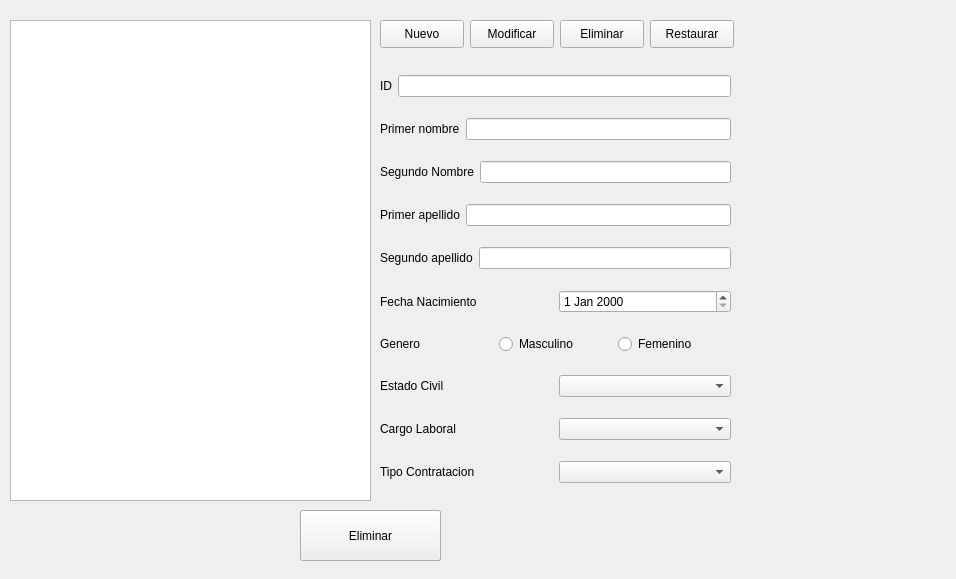
<?xml version="1.0" encoding="UTF-8"?>
<ui version="4.0">
 <class>MainWindow</class>
 <widget class="QMainWindow" name="MainWindow">
  <property name="geometry">
   <rect>
    <x>0</x>
    <y>0</y>
    <width>956</width>
    <height>579</height>
   </rect>
  </property>
  <property name="windowTitle">
   <string>Menu Empleados</string>
  </property>
  <widget class="QWidget" name="centralwidget">
   <widget class="QLabel" name="label">
    <property name="geometry">
     <rect>
      <x>-10</x>
      <y>-20</y>
      <width>971</width>
      <height>601</height>
     </rect>
    </property>
    <property name="styleSheet">
     <string notr="true">background-image: url(:/imagenes/fondoaplicacion.jpg);</string>
    </property>
    <property name="text">
     <string/>
    </property>
   </widget>
   <widget class="QPushButton" name="btnnuevo">
    <property name="geometry">
     <rect>
      <x>380</x>
      <y>20</y>
      <width>84</width>
      <height>28</height>
     </rect>
    </property>
    <property name="text">
     <string>Nuevo</string>
    </property>
   </widget>
   <widget class="QPushButton" name="btnmodificar">
    <property name="geometry">
     <rect>
      <x>470</x>
      <y>20</y>
      <width>84</width>
      <height>28</height>
     </rect>
    </property>
    <property name="text">
     <string>Modificar</string>
    </property>
   </widget>
   <widget class="QPushButton" name="btneliminar">
    <property name="geometry">
     <rect>
      <x>560</x>
      <y>20</y>
      <width>84</width>
      <height>28</height>
     </rect>
    </property>
    <property name="text">
     <string>Eliminar</string>
    </property>
   </widget>
   <widget class="QPushButton" name="btnrestaurar">
    <property name="geometry">
     <rect>
      <x>650</x>
      <y>20</y>
      <width>84</width>
      <height>28</height>
     </rect>
    </property>
    <property name="text">
     <string>Restaurar</string>
    </property>
   </widget>
   <widget class="QWidget" name="verticalLayoutWidget">
    <property name="geometry">
     <rect>
      <x>380</x>
      <y>60</y>
      <width>351</width>
      <height>441</height>
     </rect>
    </property>
    <layout class="QVBoxLayout" name="verticalLayout">
     <item>
      <layout class="QHBoxLayout" name="horizontalLayout_4">
       <item>
        <layout class="QHBoxLayout" name="horizontalLayout_9">
         <item>
          <widget class="QLabel" name="label_6">
           <property name="text">
            <string>ID</string>
           </property>
          </widget>
         </item>
         <item>
          <widget class="QLineEdit" name="txtid">
           <property name="maxLength">
            <number>13</number>
           </property>
          </widget>
         </item>
        </layout>
       </item>
      </layout>
     </item>
     <item>
      <layout class="QHBoxLayout" name="horizontalLayout_6">
       <item>
        <widget class="QLabel" name="label_3">
         <property name="text">
          <string>Primer nombre</string>
         </property>
        </widget>
       </item>
       <item>
        <widget class="QLineEdit" name="txtpnombre">
         <property name="maxLength">
          <number>45</number>
         </property>
        </widget>
       </item>
      </layout>
     </item>
     <item>
      <layout class="QHBoxLayout" name="horizontalLayout_8">
       <item>
        <widget class="QLabel" name="label_5">
         <property name="text">
          <string>Segundo Nombre</string>
         </property>
        </widget>
       </item>
       <item>
        <widget class="QLineEdit" name="txtsnombre">
         <property name="maxLength">
          <number>45</number>
         </property>
        </widget>
       </item>
      </layout>
     </item>
     <item>
      <layout class="QHBoxLayout" name="horizontalLayout_7">
       <item>
        <widget class="QLabel" name="label_4">
         <property name="text">
          <string>Primer apellido</string>
         </property>
        </widget>
       </item>
       <item>
        <widget class="QLineEdit" name="txtpapellido">
         <property name="maxLength">
          <number>45</number>
         </property>
        </widget>
       </item>
      </layout>
     </item>
     <item>
      <layout class="QHBoxLayout" name="horizontalLayout_10">
       <item>
        <widget class="QLabel" name="label_7">
         <property name="text">
          <string>Segundo apellido</string>
         </property>
        </widget>
       </item>
       <item>
        <widget class="QLineEdit" name="txtsapellido">
         <property name="maxLength">
          <number>45</number>
         </property>
        </widget>
       </item>
      </layout>
     </item>
     <item>
      <layout class="QHBoxLayout" name="horizontalLayout_5">
       <item>
        <widget class="QLabel" name="label_8">
         <property name="text">
          <string>Fecha Nacimiento</string>
         </property>
        </widget>
       </item>
       <item>
        <widget class="QDateEdit" name="fechanac"/>
       </item>
      </layout>
     </item>
     <item>
      <layout class="QHBoxLayout" name="horizontalLayout_3">
       <item>
        <widget class="QLabel" name="label_9">
         <property name="text">
          <string>Genero</string>
         </property>
        </widget>
       </item>
       <item>
        <widget class="QRadioButton" name="bgmasculino">
         <property name="text">
          <string>Masculino</string>
         </property>
        </widget>
       </item>
       <item>
        <widget class="QRadioButton" name="bgfemenino">
         <property name="text">
          <string>Femenino</string>
         </property>
        </widget>
       </item>
      </layout>
     </item>
     <item>
      <layout class="QHBoxLayout" name="horizontalLayout">
       <item>
        <widget class="QLabel" name="label_10">
         <property name="text">
          <string>Estado Civil</string>
         </property>
        </widget>
       </item>
       <item>
        <widget class="QComboBox" name="comboestadocivil"/>
       </item>
      </layout>
     </item>
     <item>
      <layout class="QHBoxLayout" name="horizontalLayout_2">
       <item>
        <widget class="QLabel" name="label_11">
         <property name="text">
          <string>Cargo Laboral</string>
         </property>
        </widget>
       </item>
       <item>
        <widget class="QComboBox" name="combocargo"/>
       </item>
      </layout>
     </item>
     <item>
      <layout class="QHBoxLayout" name="horizontalLayout_11">
       <item>
        <widget class="QLabel" name="label_13">
         <property name="text">
          <string>Tipo Contratacion</string>
         </property>
        </widget>
       </item>
       <item>
        <widget class="QComboBox" name="combotipocon"/>
       </item>
      </layout>
     </item>
    </layout>
   </widget>
   <widget class="QPushButton" name="btnguardar">
    <property name="geometry">
     <rect>
      <x>300</x>
      <y>510</y>
      <width>141</width>
      <height>51</height>
     </rect>
    </property>
    <property name="text">
     <string>Guardar</string>
    </property>
   </widget>
   <widget class="QTableView" name="listempleados">
    <property name="geometry">
     <rect>
      <x>10</x>
      <y>20</y>
      <width>361</width>
      <height>481</height>
     </rect>
    </property>
   </widget>
   <widget class="QPushButton" name="btnModificar2">
    <property name="geometry">
     <rect>
      <x>300</x>
      <y>510</y>
      <width>141</width>
      <height>51</height>
     </rect>
    </property>
    <property name="text">
     <string>Modificar</string>
    </property>
   </widget>
   <widget class="QPushButton" name="btnEliminar2">
    <property name="geometry">
     <rect>
      <x>300</x>
      <y>510</y>
      <width>141</width>
      <height>51</height>
     </rect>
    </property>
    <property name="text">
     <string>Eliminar</string>
    </property>
   </widget>
  </widget>
 </widget>
 <resources>
  <include location="imagenes/imagenes.qrc"/>
 </resources>
 <connections/>
</ui>
